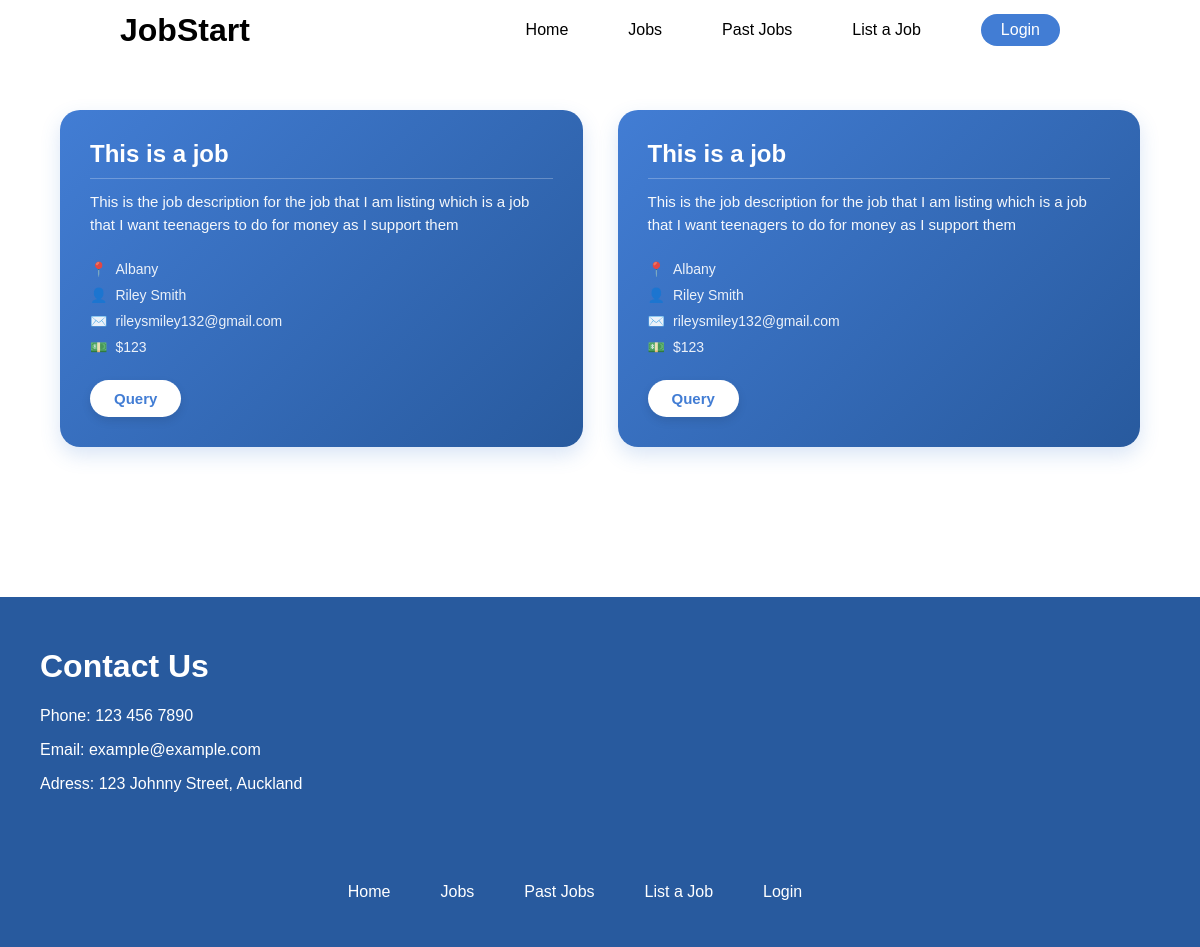
Page /jobs on the committed database.
### tables this page shows
CREATE TABLE jobs (user_id INTEGER REFERENCES users (user_id), job_id INTEGER PRIMARY KEY AUTOINCREMENT, job_desc TEXT, job_title TEXT, job_location TEXT, completed TEXT, pay NUMERIC);

CREATE TABLE users (user_id INTEGER PRIMARY KEY AUTOINCREMENT, user_name TEXT, user_email TEXT, user_pwd TEXT);

### app.py (the view)
@app.route('/jobs')
def jobs():
    conn = sqlite3.connect('app.db')
    conn.row_factory = sqlite3.Row
    cursor = conn.cursor()
    query = '''
        SELECT jobs.*, users.user_name, users.user_email
        FROM jobs
        JOIN users ON jobs.user_id = users.user_id
        WHERE jobs.completed = "no"
    '''
    jobs = cursor.execute(query).fetchall()
    conn.close()
    return render_template('jobs.html', jobs=jobs)

### templates/jobs.html (shortened to what this page needs)
{% extends 'layout.html' %}
{% block content %}
    <div class="all-jobs-container">
        {% for job in jobs %}
            <div class="job-container" id="job--{ loop.index }">
                <h1 class="job-title">{{ job[3] }}</h1>
                <p class="job-desc">{{ job[2] }}</p>
                <p class="job-location">{{ job[4] }}</p>
                <p class="job-user-name">{{ job[7] }}</p>
                <p class="job-user-email">{{ job[8] }}</p>
                <p class="job-pay">${{ job[6] }}</p>
                <a href="{{ url_for('job_details', job_id=job[1]) }}"><button class="query-btn">Query</button></a>
            </div>
        {% endfor %}
    </div>
{% endblock %}

### templates/layout.html (shortened to what this page needs)
<!DOCTYPE html>
<html lang="en">
    <head>
        <link rel="stylesheet" href="{{ url_for('static', filename='style.css') }}">
    </head>
    <body>
        {% include 'nav.html' %}
        {% block content %}{% endblock %}
        {% include 'footer.html' %}
    </body>
</html>

### templates/nav.html
<div class="nav-bar">
    <a><h1 class="nav-title">JobStart</h1></a>
    <a class="nav-link" href="/" id="nav-home-link">Home</a>
    <a class="nav-link" href="/jobs">Jobs</a>
    <a class="nav-link" href="/past-jobs">Past Jobs</a>
    <a class="nav-link" href="list-job">List a Job</a>
    {% if session.get('user_email') %}
        <a href="/logout"><button class="login-nav-btn">Logout</button></a>
    {% else %}
        <a href="/login"><button class="login-nav-btn">Login</button></a>
    {% endif %}
</div>

### templates/footer.html
<div class="footer">
    <div class="footer-top">
        <h1 class="footer-title">Contact Us</h1>
        <p class="footer-text">Phone: 123 456 7890</p>
        <p class="footer-text">Email: example@example.com</p>
        <p class="footer-text">Adress: 123 Johnny Street, Auckland</p>
    </div>
    <div class="footer-links">
        <a class="footer-link" href="/">Home</a>
        <a class="footer-link" href="/jobs">Jobs</a>
        <a class="footer-link" href="/past-jobs">Past Jobs</a>
        <a class="footer-link" href="/list-job">List a Job</a>
        <a class="footer-link" href="/login">Login</a>
    </div>
</div>

### static/style.css (style rules this page uses)
body { margin: 0; font-family: Arial; }
.nav-link { margin-right: 60px; font-size: 16px; text-decoration: none; color: black; }
#nav-home-link { margin-left: auto; }
.nav-title { position: absolute; left: 10%; top: 50%; transform: translateY(-50%); margin: 0; }
.nav-bar { position: relative; display: flex; align-items: center; background-color: white; color: black; width: 100%; height: 60px; }
.login-nav-btn { font-size: 16px; margin-right: 140px; background-color: #427dd4; color: white; border: none; border-radius: 18px; padding: 7px 20px 7px 20px; }
.footer { margin-top: 100px; width: 100%; height: 40vh; background-color: #285A9E; padding-top: 30px; }
.footer-title { color: white; margin-left: 40px; }
.footer-text { color: white; margin-left: 40px; }
.footer-links { display: flex; justify-content: center; margin-top: 90px; }
.footer-link { color: white; text-decoration: none; margin-right: 50px; }
.footer-top { margin-bottom: 20px; }
.all-jobs-container { display: grid; grid-template-columns: repeat(auto-fit, minmax(300px, 1fr)); gap: 35px; padding: 50px 5%; box-sizing: border-box; }
.job-container { background: linear-gradient(135deg, #427dd4, #285A9E); color: white; border-radius: 20px; min-height: 280px; padding: 30px; box-sizing: border-box; display: flex; flex-direction: column; box-shadow: 0 8px 20px rgba(66, 125, 212, 0.2); transition: transform 0.25 ease, box-shadow 0.25s ease; }
.job-title { font-size: 24px; margin: 0 0 12px 0; font-weight: bold; border-bottom: 1px solid rgba(255, 255, 255, 0.25); padding-bottom: 10px; }
.job-desc { font-size: 15px; line-height: 1.5; margin: 0 0 20px 0; opacity: 0.95; flex-grow: 1; }
.job-location, .job-user-name, .job-user-email, .job-pay { font-size: 14px; margin: 5px 0; opacity: 0.9; display: flex; align-items: center; }
.job-location::before { content: '📍'; margin-right: 8px; }
.job-user-name::before { content: '👤'; margin-right: 8px; }
.job-user-email::before { content: '✉️'; margin-right: 8px; }
.job-pay::before { content: '💵'; margin-right: 8px; }
.query-btn { align-self: flex-start; margin-top: 20px; color: #427dd4; background-color: white; font-size: 15px; font-weight: bold; border: none; padding: 10px 24px; border-radius: 20px; transition: all 0.2s ease; box-shadow: 0 4px 10px rgba(0, 0, 0, 0.1); }

### rows in the picture
jobs: job_title "This is a job", job_desc "This is the job description for the job that I am listing which is a job that I want teenagers to do for money as I support them", job_location "Albany", user_name "Riley Smith", user_email "rileysmiley132@gmail.com", pay "123"
jobs: job_title "This is a job", job_desc "This is the job description for the job that I am listing which is a job that I want teenagers to do for money as I support them", job_location "Albany", user_name "Riley Smith", user_email "rileysmiley132@gmail.com", pay "123"
